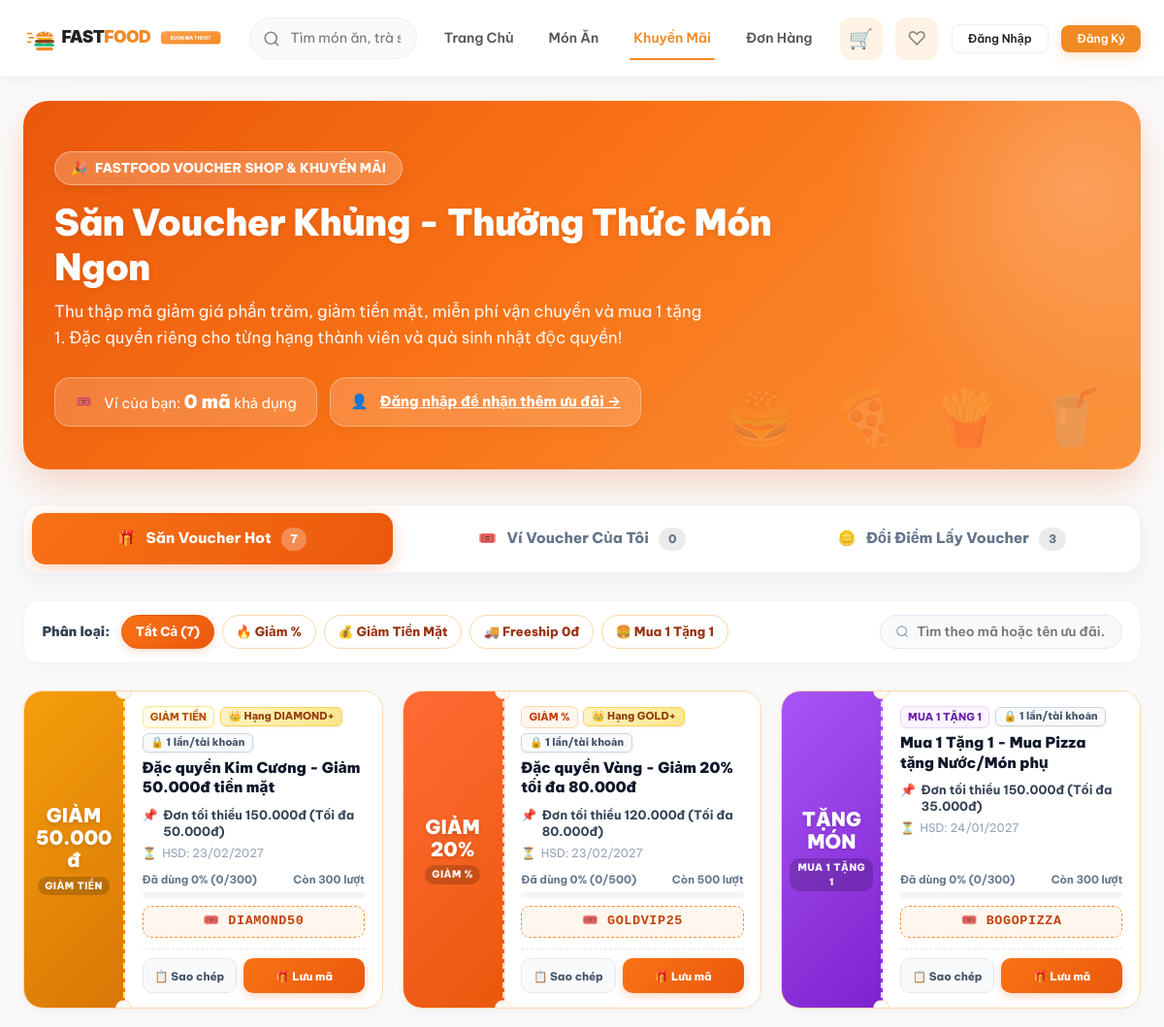
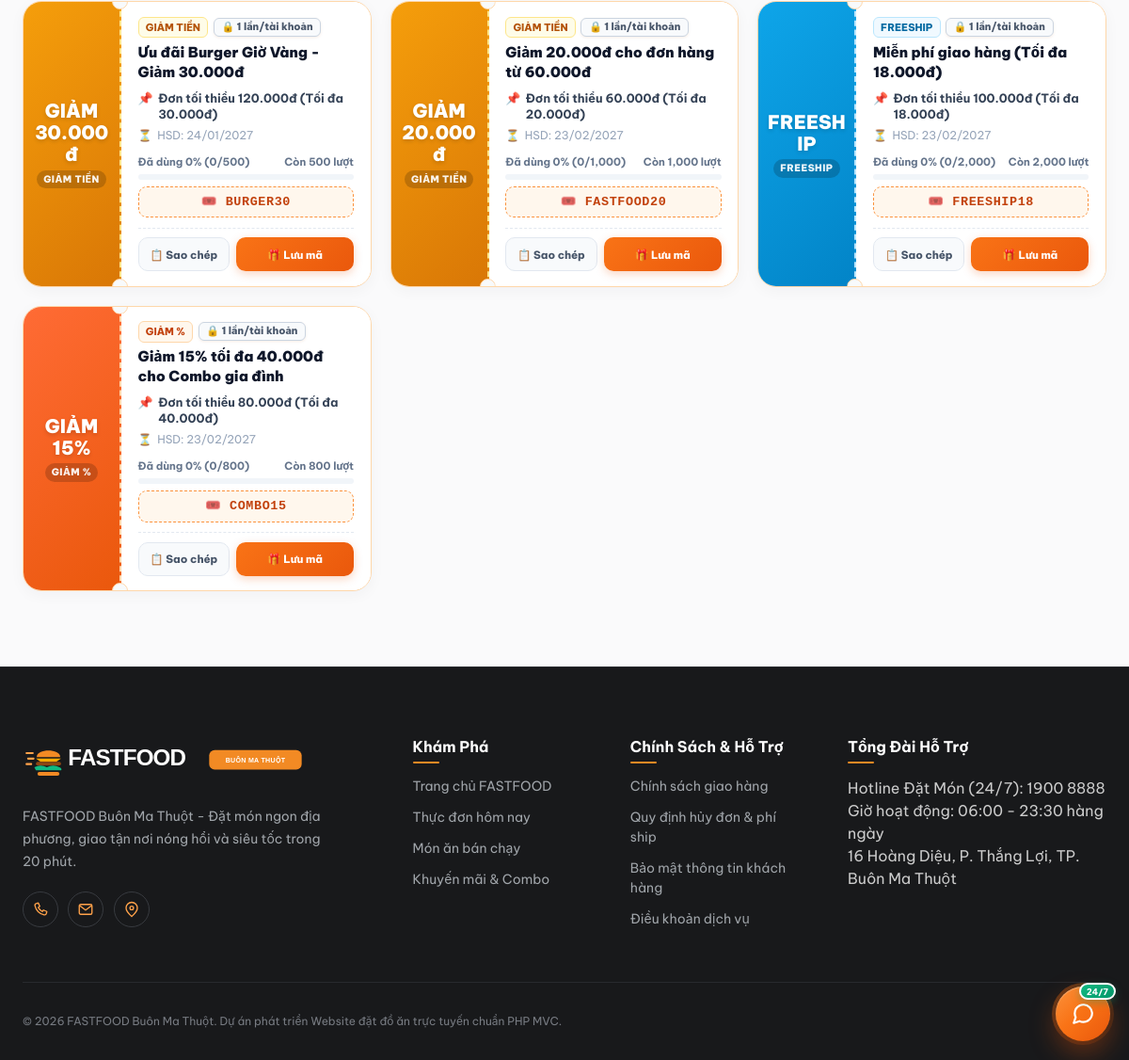
Screenshot of /vouchers.php with the database file from the repository (2 pictures, top to bottom).
### tables this page shows
CREATE TABLE `vouchers` (
  `id` bigint(20) unsigned NOT NULL AUTO_INCREMENT,
  `code` varchar(50) NOT NULL,
  `title` varchar(255) NOT NULL,
  `description` text DEFAULT NULL,
  `voucher_type` enum('percentage','fixed','free_shipping','bogo') NOT NULL DEFAULT 'percentage',
  `discount_value` decimal(12,2) NOT NULL DEFAULT 0.00,
  `min_order_value` decimal(12,2) NOT NULL DEFAULT 0.00,
  `max_discount_amount` decimal(12,2) DEFAULT NULL,
  `usage_limit` int(10) unsigned NOT NULL DEFAULT 0,
  `usage_count` int(10) unsigned NOT NULL DEFAULT 0,
  `user_limit` int(10) unsigned NOT NULL DEFAULT 1,
  `min_member_tier` enum('ALL','BRONZE','SILVER','GOLD','DIAMOND') NOT NULL DEFAULT 'ALL',
  `is_birthday_voucher` tinyint(1) NOT NULL DEFAULT 0,
  `is_public` tinyint(1) NOT NULL DEFAULT 1,
  `start_date` datetime DEFAULT NULL,
  `end_date` datetime DEFAULT NULL,
  `is_active` tinyint(1) NOT NULL DEFAULT 1,
  `created_by` bigint(20) unsigned DEFAULT NULL,
  `created_at` timestamp NULL DEFAULT current_timestamp(),
  `updated_at` timestamp NULL DEFAULT current_timestamp() ON UPDATE current_timestamp(),
  PRIMARY KEY (`id`),
  UNIQUE KEY `code` (`code`),
  KEY `idx_code` (`code`),
  KEY `idx_type` (`voucher_type`),
  KEY `idx_tier` (`min_member_tier`),
  KEY `idx_active_date` (`is_active`,`start_date`,`end_date`)
);

### vouchers.php (the view, shortened to what the rows shown need)
<?php
require_once ROOT_PATH . '/helpers/functions.php';
require_once ROOT_PATH . '/helpers/voucher.php';
$currentUser = currentUser();
$userId = $currentUser ? (int)$currentUser['id'] : 0;
$publicVouchers     = getAllPublicVouchers($userId);
require_once ROOT_PATH . '/includes/header.php';
?>
<link rel="stylesheet" href="<?= getAssetUrl('css/vouchers.css') ?>">
<main class="container my-4">
  <section class="voucher-hero">
    <div class="voucher-hero-content">
      <h1 class="voucher-hero-title">Săn Voucher Khủng - Thưởng Thức Món Ngon</h1>
    </div>
  </section>
  <div id="tab-hunt" class="voucher-tab-pane active" role="tabpanel">
    <div class="voucher-grid" id="public-vouchers-grid">
      <?php if (!empty($publicVouchers)): ?>
        <?php foreach ($publicVouchers as $cp):
          $discDisplay = $cp['discount_display'] ?? '';
          $minOrder = (float)($cp['min_order_value'] ?? 0);
          $endDate = $cp['end_date'] ? date('d/m/Y', strtotime($cp['end_date'])) : 'Không thời hạn';
          $isClaimed = !empty($cp['is_saved']);
          $isUsed = !empty($cp['is_used']);
          $tierEligible = isset($cp['tier_eligible']) ? $cp['tier_eligible'] : true;
          $vType = $cp['voucher_type'] ?? 'percentage';
          $typeBadge = $cp['type_badge'] ?? 'Ưu Đãi';
          $reqTier = strtoupper($cp['min_member_tier'] ?? 'ALL');
          $usageLimit = (int)($cp['usage_limit'] ?? 0);
          $usageCount = (int)($cp['effective_usage_count'] ?? $cp['usage_count'] ?? 0);
          $usageMetrics = formatVoucherUsageMetrics($usageCount, $usageLimit);
          $usagePct = $usageMetrics['usage_pct'];
          $remaining = $usageMetrics['remaining'];
          $isAvailable = isset($cp['is_available']) ? !empty($cp['is_available']) : ($usageLimit === 0 || $usageCount < $usageLimit);
          $perUserLimit = (int)($cp['effective_user_limit'] ?? getEffectivePerUserLimit($cp));
          $isHiddenCode = $isUsed;
          $displayCode = $isHiddenCode ? maskVoucherCode((string)$cp['code']) : (string)$cp['code'];
          $safeDataCode = $isHiddenCode ? strtolower($displayCode) : strtolower((string)$cp['code']);
        ?>
          <article class="voucher-ticket-card <?= $isClaimed ? 'is-claimed' : '' ?> <?= $isUsed ? 'is-used' : '' ?>" data-voucher-id="<?= (int)$cp['id'] ?>" data-voucher-type="<?= escapeHtml($vType) ?>" data-code="<?= escapeHtml($safeDataCode) ?>" data-title="<?= escapeHtml(strtolower($cp['title'] ?: '')) ?>">
            <div class="ticket-stub">
              <div class="ticket-discount-tag"><?= $discDisplay ?></div>
              <div class="ticket-discount-sub"><?= $typeBadge ?></div>
            </div>
            <div class="ticket-body">
              <div class="ticket-header-row">
                <div>
                  <div style="display:flex; align-items:center; gap:0.35rem; margin-bottom:0.35rem; flex-wrap:wrap;">
                    <span class="ticket-type-tag <?= escapeHtml($vType) ?>">
                      <?= $typeBadge ?>
                    </span>
                    <?php if ($reqTier !== 'ALL'): ?>
                      <span class="ticket-tier-badge">
                        👑 Hạng <?= $reqTier ?>+
                      </span>
                    <?php endif; ?>
                    <?php if ($perUserLimit === 1): ?>
                      <span class="ticket-tier-badge" style="background:#f8fafc; color:#475569; border-color:#cbd5e1;">
                        🔒 1 lần/tài khoản
                      </span>
                    <?php endif; ?>
                  </div>
                  <h3 class="ticket-title" title="<?= escapeHtml($cp['title'] ?: 'Ưu Đãi Đặc Biệt FASTFOOD') ?>"><?= escapeHtml($cp['title'] ?: 'Ưu Đãi Đặc Biệt FASTFOOD') ?></h3>
                </div>
              </div>
              <div class="ticket-meta-info">
                <div class="ticket-condition">
                  <span>📌</span>
                  <span><?= $minOrder > 0 ? 'Đơn tối thiểu ' . number_format($minOrder, 0, ',', '.') . 'đ' : 'Áp dụng cho mọi đơn hàng' ?>
                  <?php if (!empty($cp['max_discount_amount']) && (float)$cp['max_discount_amount'] > 0): ?>
                    (Tối đa <?= number_format($cp['max_discount_amount'], 0, ',', '.') ?>đ)
                  <?php endif; ?></span>
                </div>
                <div class="ticket-expiry">
                  <span>⏳</span>
                  <span>HSD: <?= $endDate ?></span>
                </div>
                <div class="ticket-bottom-stack">
                  <?php if ($usageLimit > 0): ?>
                    <div class="ticket-quota-wrap">
                      <div class="ticket-quota-head">
                        <span>Đã dùng <?= escapeHtml($usagePct) ?>% (<?= number_format($usageCount) ?>/<?= number_format($usageLimit) ?>)</span>
                        <span><?= $remaining > 0 ? 'Còn ' . number_format($remaining) . ' lượt' : 'Đã hết lượt' ?></span>
                      </div>
                      <div class="ticket-quota-bar">
                      </div>
                    </div>
                  <?php endif; ?>
                  <div class="ticket-code-row">
                    <?php if ($isHiddenCode): ?>
                      <span class="ticket-code-pill is-masked" aria-label="Mã voucher đã bị ẩn" title="Mã đã sử dụng không thể sao chép">
                        🔒 <?= escapeHtml($displayCode) ?>
                      </span>
                    <?php else: ?>
                      <span class="ticket-code-pill" title="Mã voucher">
                        🎟️ <?= escapeHtml($displayCode) ?>
                      </span>
                    <?php endif; ?>
                  </div>
                </div>
              </div>
              <div class="ticket-actions-strip">
                <?php if ($isUsed): ?>
                  <button type="button" class="ticket-btn-action ticket-btn-used-disabled" disabled title="Bạn đã sử dụng mã này (tối đa 1 lần/tài khoản)">
                    ✓ Đã dùng
                  </button>
                <?php else: ?>
                  <button type="button" class="ticket-btn-action ticket-btn-copy js-copy-voucher-code"
                          data-code="<?= escapeHtml($cp['code']) ?>" title="Sao chép mã">
                    📋 Sao chép
                  </button>
                  <?php if (!$userId): ?>
                    <a href="<?= getUrl('login.php') ?>" class="ticket-btn-action ticket-btn-claim">
                      🎁 Lưu mã
                    </a>
                  <?php elseif (!$tierEligible): ?>
                    <button type="button" class="ticket-btn-action ticket-btn-locked-tier" title="Cần đạt hạng <?= $reqTier ?> để lưu voucher này" disabled>
                      Cần Hạng <?= $reqTier ?>
                    </button>
                  <?php elseif (!$isAvailable): ?>
                    <button type="button" class="ticket-btn-action ticket-btn-used-disabled" style="flex:1.15 1 0;" disabled>
                      Hết lượt
                    </button>
                  <?php elseif ($isClaimed): ?>
                    <a href="<?= getUrl('cart.php') ?>" class="ticket-btn-action ticket-btn-use">
                      Dùng ngay →
                    </a>
                  <?php endif; ?>
                <?php endif; ?>
              </div>
            </div>
          </article>
        <?php endforeach; ?>
      <?php endif; ?>
    </div>
  </div>
</main>
<?php require_once ROOT_PATH . '/includes/footer.php'; ?>

### rows the page displays
vouchers: discDisplay "GIẢM 50.000đ", typeBadge "GIẢM TIỀN", min_member_tier "DIAMOND", title "Đặc quyền Kim Cương - Giảm 50.000đ tiền mặt", min_order_value "150.000", max_discount_amount "50.000", end_date "23/02/2027", usage_limit "0", usage_limit "300", code "DIAMOND50"
vouchers: discDisplay "GIẢM 20%", typeBadge "GIẢM %", min_member_tier "GOLD", title "Đặc quyền Vàng - Giảm 20% tối đa 80.000đ", min_order_value "120.000", max_discount_amount "80.000", end_date "23/02/2027", usage_limit "0", usage_limit "500", code "GOLDVIP25"
vouchers: discDisplay "TẶNG MÓN", typeBadge "MUA 1 TẶNG 1", title "Mua 1 Tặng 1 - Mua Pizza tặng Nước/Món phụ", min_order_value "150.000", max_discount_amount "35.000", end_date "24/01/2027", usage_limit "0", usage_limit "300", code "BOGOPIZZA"
vouchers: discDisplay "GIẢM 30.000đ", typeBadge "GIẢM TIỀN", title "Ưu đãi Burger Giờ Vàng - Giảm 30.000đ", min_order_value "120.000", max_discount_amount "30.000", end_date "24/01/2027", usage_limit "0", usage_limit "500", code "BURGER30"
vouchers: discDisplay "GIẢM 20.000đ", typeBadge "GIẢM TIỀN", title "Giảm 20.000đ cho đơn hàng từ 60.000đ", min_order_value "60.000", max_discount_amount "20.000", end_date "23/02/2027", usage_limit "0", usage_limit "1,000", code "FASTFOOD20"
vouchers: discDisplay "FREESHIP", typeBadge "FREESHIP", title "Miễn phí giao hàng (Tối đa 18.000đ)", min_order_value "100.000", max_discount_amount "18.000", end_date "23/02/2027", usage_limit "0", usage_limit "2,000", code "FREESHIP18"
vouchers: discDisplay "GIẢM 15%", typeBadge "GIẢM %", title "Giảm 15% tối đa 40.000đ cho Combo gia đình", min_order_value "80.000", max_discount_amount "40.000", end_date "23/02/2027", usage_limit "0", usage_limit "800", code "COMBO15"

### other values shown
$walletCount "0"
$huntAvailableCount "7"
count($voucherPackages) "3"
count($publicVouchers) "7"
escapeHtml($fBrandDesc) "FASTFOOD Buôn Ma Thuột - Đặt món ngon địa phương, giao tận nơi nóng hổi và siêu tốc trong 20 phút."
escapeHtml($link['label']) "Trang chủ FASTFOOD"
escapeHtml($link['label']) "Thực đơn hôm nay"
escapeHtml($link['label']) "Món ăn bán chạy"
escapeHtml($link['label']) "Khuyến mãi & Combo"
escapeHtml($link['label']) "Chính sách giao hàng"
escapeHtml($link['label']) "Quy định hủy đơn & phí ship"
escapeHtml($link['label']) "Bảo mật thông tin khách hàng"
escapeHtml($link['label']) "Điều khoản dịch vụ"
escapeHtml($fHotline) "1900 8888"
escapeHtml($fWorkingHours) "06:00 - 23:30 hàng ngày"
